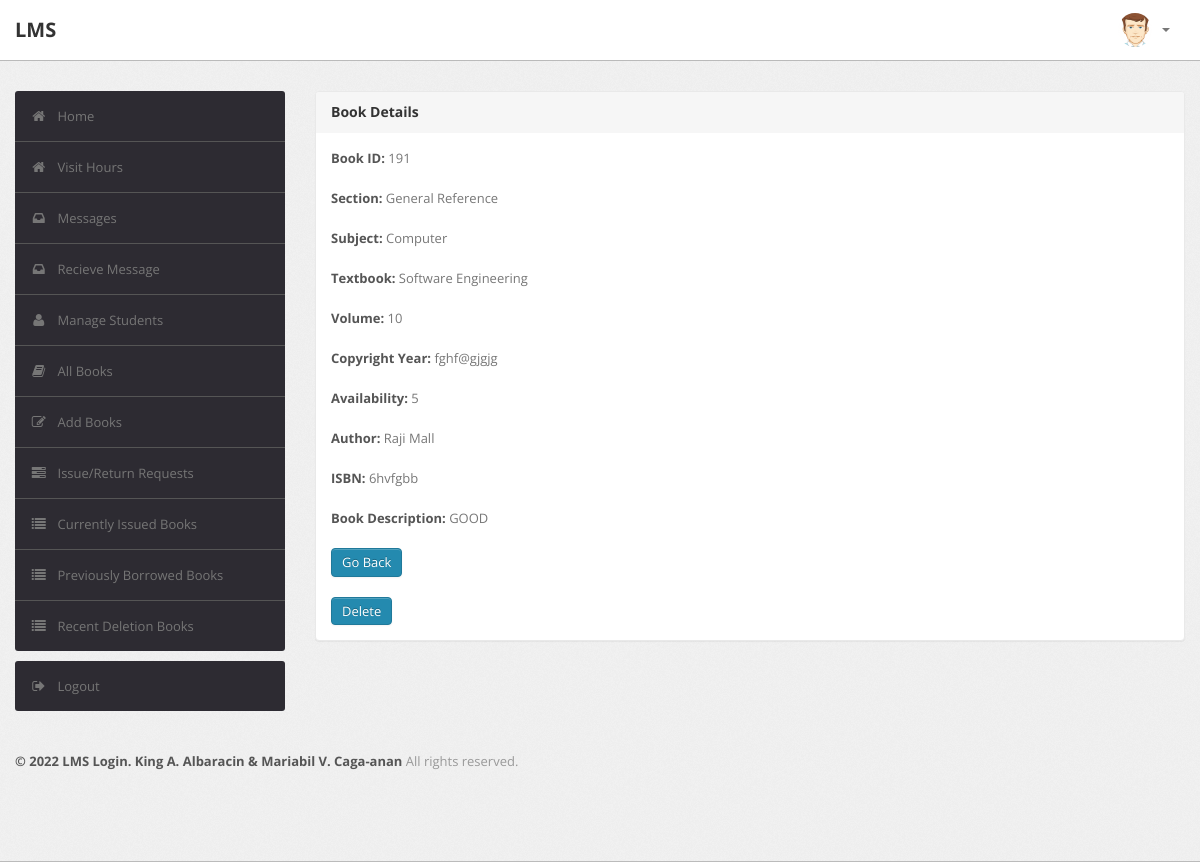
/librarian/bookdetails.php?id=191 (signed in), run on the app's committed database.
### tables this page shows
CREATE TABLE `book` (
  `BookId` int(10) NOT NULL,
  `Section` varchar(255) NOT NULL,
  `Subject` varchar(50) DEFAULT NULL,
  `Textbook` varchar(255) NOT NULL,
  `Volume` varchar(255) DEFAULT NULL,
  `Year` varchar(50) DEFAULT NULL,
  `Availability` int(10) DEFAULT NULL,
  `Author` varchar(255) NOT NULL,
  `ISBN` varchar(255) NOT NULL,
  `Status` varchar(255) DEFAULT NULL
);

### librarian/bookdetails.php (the view, shortened to what this page needs)
<?php
require('dbconn.php');
?>
<?php
if ($_SESSION['RollNo'] !== 'staff') {
    ?>
<!DOCTYPE html>
<html lang="en">
    <head>
        <link type="text/css" href="bootstrap/css/bootstrap.min.css" rel="stylesheet">
        <link type="text/css" href="bootstrap/css/bootstrap-responsive.min.css" rel="stylesheet">
        <link type="text/css" href="css/theme.css" rel="stylesheet">
        <link type="text/css" href="images/icons/css/font-awesome.css" rel="stylesheet">
    </head>
    <body>
        <div class="navbar navbar-fixed-top">
            <div class="navbar-inner">
                <div class="container">
                        <a class="brand" href="index.php">LMS </a>
                    <div class="nav-collapse collapse navbar-inverse-collapse">
                        <ul class="nav pull-right">
                            <li class="nav-user dropdown"><a href="#" class="dropdown-toggle" data-toggle="dropdown">
                                <img src="images/user.png" class="nav-avatar" />
                                <b class="caret"></b></a>
                            </li>
                        </ul>
                    </div>
                </div>
            </div>
        </div>
        <div class="wrapper">
            <div class="container">
                <div class="row">
                    <div class="span3">
                        <div class="sidebar">
                            <ul class="widget widget-menu unstyled">
                                <li class="active"><a href="index.php"><i class="menu-icon icon-home"></i>Home
                                </a></li>
                                <li class="active"><a href="../qr/index.php"><i class="menu-icon icon-home"></i>Visit Hours
                                </a></li>
                                 <li><a href="message.php"><i class="menu-icon icon-inbox"></i>Messages</a>
                                </li>
                                <li><a href="recieve.php"><i class="menu-icon icon-inbox"></i>Recieve Message</a>
                                </li>
                                <li><a href="student.php"><i class="menu-icon icon-user"></i>Manage Students </a>
                                </li>
                                <li><a href="book.php"><i class="menu-icon icon-book"></i>All Books </a></li>
                                <li><a href="addbook.php"><i class="menu-icon icon-edit"></i>Add Books </a></li>
                                <li><a href="requests.php"><i class="menu-icon icon-tasks"></i>Issue/Return Requests </a></li>
                                <li><a href="current.php"><i class="menu-icon icon-list"></i>Currently Issued Books </a></li>
                                 <li><a href="pre.php"><i class="menu-icon icon-list"></i>Previously Borrowed Books </a></li>
                                <li><a href="history.php"><i class="menu-icon icon-list"></i>Recent Deletion Books </a></li>
                            </ul>
                            <ul class="widget widget-menu unstyled">
                                <li><a href="logout.php"><i class="menu-icon icon-signout"></i>Logout </a></li>
                            </ul>
                        </div>
                    </div>
                    <div class="span9">
                        <div class="content">
                        <div class="module">
                            <div class="module-head">
                                <h3>Book Details</h3>
                            </div>
                            <div class="module-body">
                        <?php
                            $x=$_GET['id'];
                            $sql="select * from LMS.book where BookId='$x'";
                            $result=$conn->query($sql);
                            $row=$result->fetch_assoc();
                                $bookid=$row['BookId'];
                                $section=$row['Section'];
                                 $subject=$row['Subject'];
                                $name=$row['Textbook'];
                                $vol=$row['Volume'];
                                $year=$row['Year'];
                                $avail=$row['Availability'];
                                 $author=$row['Author'];
                                  $isbn=$row['ISBN'];
                                $status=$row['Status'];
                                echo "<b>Book ID:</b> ".$bookid."<br><br>";
                                echo "<b>Section:</b> ".$section."<br><br>";
                                 echo "<b>Subject:</b> ".$subject."<br><br>";
                                echo "<b>Textbook:</b> ".$name."<br><br>";
                                 echo "<b>Volume:</b> ".$vol."<br><br>";
                                echo "<b>Copyright Year:</b> ".$year."<br><br>";
                                  echo "<b>Availability:</b> ".$avail."<br><br>";
                                    echo "<b>Author:</b> ".$author."<br><br>";
                                      echo "<b>ISBN:</b> ".$isbn."<br><br>";
                                echo "<b>Book Description:</b> ".$status."<br><br>";
                            ?>
                        <a href="book.php" class="btn btn-primary">Go Back</a>
                        <br></br>
                        <form action="delete.php" method="post">
                        <button onclick="return myFunction2()" name="delete" type="submit" class="btn btn-primary">Delete</button>
                        </form>
                               </div>
                           </div>
                            </div>
                </div>
            </div>
        </div>
<div class="footer">
            <div class="container">
                <b class="copyright">&copy; 2022 LMS Login. King A. Albaracin & Mariabil V. Caga-anan </b>All rights reserved.
            </div>
        </div>
    </body>
</html>
<?php }
else {
    echo "<script type='text/javascript'>alert('Access Denied!!!')</script>";
} ?>

### librarian/css/theme.css (style rules this page uses)
body { font-size: 13px; font-family: 'Open Sans', Arial, sans-serif; background: #fff; color: #777 }
h1, h2, h3, h4, h5, h6 { color: #333; margin-top: 0 }
h3 { font-size: 20px }
strong, b { color: #555 }
.wrapper { background: url(../images/bg.png) #eee; border-bottom: 1px solid #bbb; -webkit-box-shadow: 0 1px 2px rgba(0,0,0,0.1); -moz-box-shadow: 0 1px 2px rgba(0,0,0,0.1); box-shadow: 0 1px 2px rgba(0,0,0,0.1); padding: 30px 0 }
.footer { color: #999; padding: 30px 0 60px }
form { margin: 0 }
select, textarea, input[type="text"], input[type="password"], input[type="datetime"], input[type="datetime-local"], input[type="date"], input[type="month"], input[type="time"], input[type="week"], input[type="number"], input[type="email"], input[type="url"], input[type="search"], input[type="tel"], input[type="color"], .uneditable-input, label, input, button, select, textarea { -webkit-border-radius: 3px; -moz-border-radius: 3px; border-radius: 3px; font-size: 13px; font-family: 'Open Sans', Tahoma, Arial, sans-serif }
body [class^="icon-"], body [class*=" icon-"] { font-size: 14px; line-height: 20px; height: 20px }
.module { background: #fff; -webkit-border-radius: 3px; -moz-border-radius: 3px; border-radius: 3px; border: 1px solid #ccc; border-bottom-color: #bbb; -webkit-box-shadow: 0 0 1px rgba(0,0,0,0.2); -moz-box-shadow: 0 0 1px rgba(0,0,0,0.2); box-shadow: 0 0 1px rgba(0,0,0,0.2); margin-bottom: 30px }
.navbar { position: static!important; margin: 0!important }
.navbar .navbar-inner { background: #fff; border-bottom: 1px solid #bbb; -webkit-box-shadow: 0 1px 2px rgba(0,0,0,0.15); -moz-box-shadow: 0 1px 2px rgba(0,0,0,0.15); box-shadow: 0 1px 2px rgba(0,0,0,0.15) }
.navbar .brand { color: #333; font-weight: bold; font-size: 20px; margin-right: 20px; padding: 20px }
.navbar .nav>li>a { padding: 20px 15px; font-weight: bold; color: #777 }
.nav-user>a { height: 20px }
.nav-avatar { width: 34px; height: 34px; margin: -7px 5px 0 0; -webkit-border-radius: 50%; -moz-border-radius: 50%; border-radius: 50% }
.btn, .btn-box { -webkit-border-radius: 3px; -moz-border-radius: 3px; border-radius: 3px }
.btn { font-size: 13px; font-weight: 600 }
.btn { display: inline-block; margin-bottom: 0; font-weight: 400; text-align: center; vertical-align: middle; cursor: pointer; background-image: none; border: 1px solid transparent; white-space: nowrap; padding: 4px 10px; font-size: 13px; line-height: 1.42857; border-radius: 4px; -webkit-user-select: none; -moz-user-select: none; -ms-user-select: none; user-select: none }
.btn-primary { color: #fff; background-color: #248aaf; border-color: #20799a }
.widget-menu { background: #fff; -webkit-border-radius: 3px; -moz-border-radius: 3px; border-radius: 3px; overflow: hidden }
.widget-menu a { color: #555; display: block; line-height: 20px; padding: 15px; text-decoration: none!important }
.widget-menu .menu-icon { margin-right: 10px; color: #767676; -webkit-transition: all .2s ease-in-out; -moz-transition: all .2s ease-in-out; transition: all .2s ease-in-out; }
.widget-menu>li+li { border-top: 1px solid #555 }
.widget-menu>li>a { background-color: #2d2b32; color: #767676; -webkit-transition: all .2s ease-in-out; -moz-transition: all .2s ease-in-out; transition: all .2s ease-in-out; }
.module { box-shadow: 0 0 3px rgba(0,0,0,.1); border-color: #e9e9e9; margin-bottom: 20px; background-color: #fff; border-radius: 4px; -webkit-box-shadow: 0 1px 1px rgba(0,0,0,.05); box-shadow: 0 1px 1px rgba(0,0,0,.05); }
.module-head { color: #767676; background-color: #f6f6f6; border-color: #e9e9e9; padding: 10px 15px; border-bottom: 1px solid transparent; border-top-right-radius: 3px; border-top-left-radius: 3px; }
.module-head h3 { font-size: 14px; line-height: 20px; height: 20px; margin: 0 }
.module-body { padding: 15px }

### data on the page
book: BookId "191", Section "General Reference", Subject "Computer", Textbook "Software Engineering", Volume "10", Year "fghf@gjgjg", Availability "5", Author "Raji Mall", ISBN "6hvfgbb", Status "GOOD"
